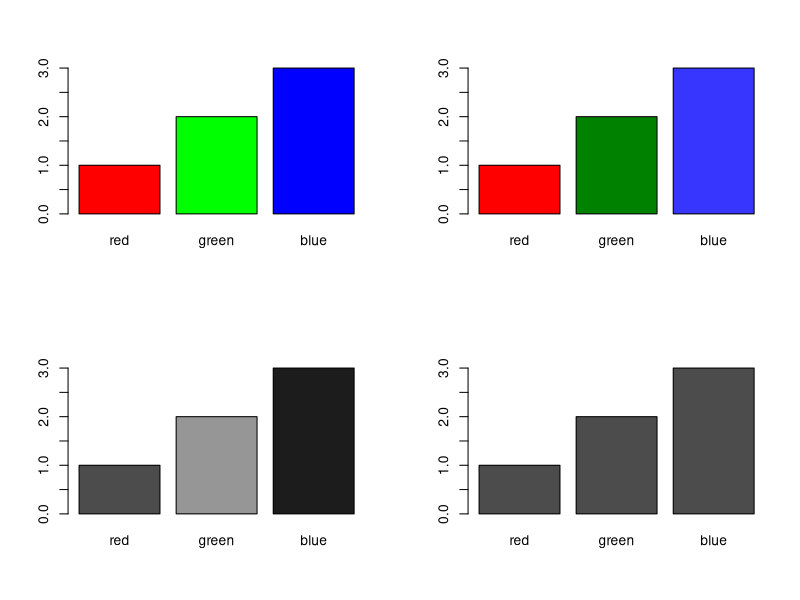

Source code (R):
library(TeachingDemos)


### Name: col2grey
### Title: Convert colors to grey/grayscale
### Aliases: col2grey col2gray
### Keywords: dplot color

### ** Examples

par(mfcol=c(2,2))
tmp <- 1:3
names(tmp) <- c('red','green','blue')

barplot( tmp, col=c('red','green','blue') )
barplot( tmp, col=col2gray( c('red','green','blue') ) )

barplot( tmp, col=c('red','#008100','#3636ff') )
barplot( tmp, col=col2grey( c('red','#008100','#3636ff') ) )
